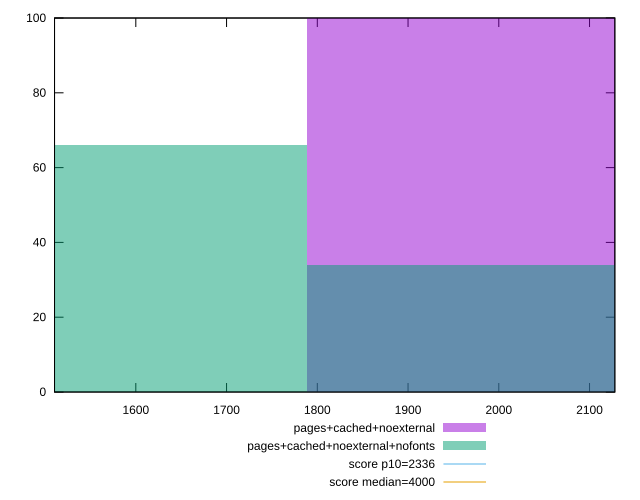

Recreate this plot in gnuplot.
reset

$pagesCachedNoexternal <<EOF
2044.0534338133916 100
EOF

$pagesCachedNoexternalNofonts <<EOF
1533.0400753600438 66
2044.0534338133916 34
EOF

set key outside below
set boxwidth 511.0133584533479
set xrange [1510.4286000000002:2127.8655]
set yrange [0:100]
set trange [0:100]
set style fill transparent solid 0.5 noborder

set parametric
set terminal svg size 640, 500 enhanced background rgb 'white'
set output "report_00008_2021-01-22T20:58:29.167/first-meaningful-paint/comparison/histogram/5_vs_6.svg"

plot $pagesCachedNoexternal title "pages+cached+noexternal" with boxes, \
     $pagesCachedNoexternalNofonts title "pages+cached+noexternal+nofonts" with boxes, \
     2336,t title "score p10=2336", \
     4000,t title "score median=4000"

reset
